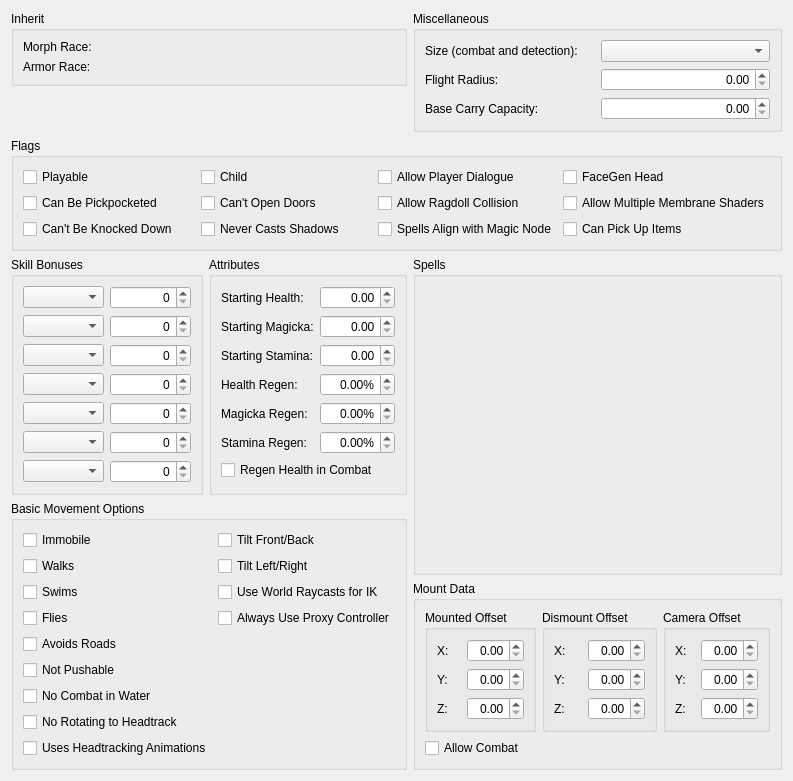
     <widget class="QWidget" name="tabGeneral">
      <attribute name="title">
       <string>General</string>
      </attribute>
      <layout class="QGridLayout" name="gridLayout_9">
       <item row="4" column="0" colspan="3">
        <widget class="QGroupBox" name="groupBox_7">
         <property name="title">
          <string>Flags</string>
         </property>
         <layout class="QGridLayout" name="gridLayout_10">
          <item row="2" column="0">
           <widget class="QCheckBox" name="flagAllowPickpocket">
            <property name="whatsThis">
             <string>If this is checked, then the player can pickpocket actors of this race.</string>
            </property>
            <property name="text">
             <string>Can Be Pickpocketed</string>
            </property>
           </widget>
          </item>
          <item row="1" column="1">
           <widget class="QCheckBox" name="flagChild">
            <property name="whatsThis">
             <string>Races that are flagged as &quot;Child&quot; races will have hardcoded behaviors suitable for child characters, such as limitations on what activators they can use (for the sake of age-appropriate animations) and an inability to die (for the sake of the developers' restraint in storytelling).</string>
            </property>
            <property name="text">
             <string>Child</string>
            </property>
           </widget>
          </item>
          <item row="1" column="2">
           <widget class="QCheckBox" name="flagAllowPlayerDialogue">
            <property name="whatsThis">
             <string>Control whether the player is allowed to talk to actors of this race.</string>
            </property>
            <property name="text">
             <string>Allow Player Dialogue</string>
            </property>
           </widget>
          </item>
          <item row="2" column="3">
           <widget class="QCheckBox" name="flagMultipleMembraneShaders">
            <property name="text">
             <string>Allow Multiple Membrane Shaders</string>
            </property>
           </widget>
          </item>
          <item row="1" column="0">
           <widget class="QCheckBox" name="flagPlayable">
            <property name="whatsThis">
             <string>Control whether the player is allowed to use this race in character creation.</string>
            </property>
            <property name="text">
             <string>Playable</string>
            </property>
           </widget>
          </item>
          <item row="2" column="1">
           <widget class="QCheckBox" name="flagCannotOpenDoors">
            <property name="whatsThis">
             <string>If this is checked, then actors of this race cannot open doors. This is generally appropriate for wildlife and monster races.</string>
            </property>
            <property name="text">
             <string>Can't Open Doors</string>
            </property>
           </widget>
          </item>
          <item row="2" column="2">
           <widget class="QCheckBox" name="flagAllowRagdollCollision">
            <property name="text">
             <string>Allow Ragdoll Collision</string>
            </property>
           </widget>
          </item>
          <item row="1" column="3">
           <widget class="QCheckBox" name="flagFaceGenHead">
            <property name="text">
             <string>FaceGen Head</string>
            </property>
           </widget>
          </item>
          <item row="3" column="0">
           <widget class="QCheckBox" name="flagNoKnockdowns">
            <property name="whatsThis">
             <string>If this is checked, then actors of this race cannot be knocked down and put into a ragdoll state.</string>
            </property>
            <property name="text">
             <string>Can't Be Knocked Down</string>
            </property>
           </widget>
          </item>
          <item row="3" column="1">
           <widget class="QCheckBox" name="flagNoShadow">
            <property name="whatsThis">
             <string>If this is checked, then actors of this race do not cast shadows.</string>
            </property>
            <property name="text">
             <string>Never Casts Shadows</string>
            </property>
           </widget>
          </item>
          <item row="3" column="2">
           <widget class="QCheckBox" name="flagSpellsAlignWithMagicNode">
            <property name="text">
             <string>Spells Align with Magic Node</string>
            </property>
           </widget>
          </item>
          <item row="3" column="3">
           <widget class="QCheckBox" name="flagCanPickUpItems">
            <property name="whatsThis">
             <string>Control whether actors of this race are able to pick up items. Actors may want to pick up items for a variety of reasons, including if they see a nearby weapon that may be useful when retaliating against a strong attacker.</string>
            </property>
            <property name="text">
             <string>Can Pick Up Items</string>
            </property>
           </widget>
          </item>
         </layout>
        </widget>
       </item>
       <item row="6" column="0" rowspan="2" colspan="2">
        <widget class="QGroupBox" name="groupBox_8">
         <property name="title">
          <string>Basic Movement Options</string>
         </property>
         <layout class="QGridLayout" name="gridLayout_11">
          <item row="1" column="0">
           <widget class="QCheckBox" name="flagWalks">
            <property name="whatsThis">
             <string>Indicates that actors of this race can walk, run, or sprint on the ground.</string>
            </property>
            <property name="text">
             <string>Walks</string>
            </property>
           </widget>
          </item>
          <item row="2" column="1">
           <widget class="QCheckBox" name="flagWorldRaycastsForIK">
            <property name="text">
             <string>Use World Raycasts for IK</string>
            </property>
           </widget>
          </item>
          <item row="3" column="1">
           <widget class="QCheckBox" name="flagAlwaysProxyController">
            <property name="text">
             <string>Always Use Proxy Controller</string>
            </property>
           </widget>
          </item>
          <item row="4" column="0">
           <widget class="QCheckBox" name="flagAvoidsRoads">
            <property name="text">
             <string>Avoids Roads</string>
            </property>
           </widget>
          </item>
          <item row="3" column="0">
           <widget class="QCheckBox" name="flagFlies">
            <property name="whatsThis">
             <string>Indicates that actors of this race can fly, animations permitting.</string>
            </property>
            <property name="text">
             <string>Flies</string>
            </property>
           </widget>
          </item>
          <item row="5" column="0">
           <widget class="QCheckBox" name="flagNotPushable">
            <property name="whatsThis">
             <string>If checked, objects and the player can't shove actors of this race.</string>
            </property>
            <property name="text">
             <string>Not Pushable</string>
            </property>
           </widget>
          </item>
          <item row="8" column="0">
           <widget class="QCheckBox" name="flagUsesHeadtrackAnims">
            <property name="text">
             <string>Uses Headtracking Animations</string>
            </property>
           </widget>
          </item>
          <item row="0" column="0">
           <widget class="QCheckBox" name="flagImmobile">
            <property name="text">
             <string>Immobile</string>
            </property>
           </widget>
          </item>
          <item row="6" column="0">
           <widget class="QCheckBox" name="flagNoWaterCombat">
            <property name="whatsThis">
             <string>Control whether actors of this race can attack or cast spells while swimming.</string>
            </property>
            <property name="text">
             <string>No Combat in Water</string>
            </property>
           </widget>
          </item>
          <item row="1" column="1">
           <widget class="QCheckBox" name="flagTiltRoll">
            <property name="whatsThis">
             <string>&lt;p&gt;This checkbox controls whether actors of this race are allowed to tilt sideways (i.e. whether they're allowed to rotate about their local Y-axis). If not, the game will ensure that their Y-axis rotation is always zero.&lt;/p&gt;
&lt;p&gt;This is generally left unchecked for bipeds and quadrupeds, to keep them upright, while being checked for insectoid races, like spiders and chauruses.&lt;/p&gt;</string>
            </property>
            <property name="text">
             <string>Tilt Left/Right</string>
            </property>
           </widget>
          </item>
          <item row="2" column="0">
           <widget class="QCheckBox" name="flagSwims">
            <property name="whatsThis">
             <string>Indicates whether actors of this race can swim. If a race &lt;em&gt;only&lt;/em&gt; has Swims checked, then actors of that race can't leave the water. If a race &lt;em&gt;doesn't&lt;/em&gt; have Swims checked, then actors of that race can't swim, but may be able to pass over areas of deep water without swimming (e.g. by using Waterwalking).</string>
            </property>
            <property name="text">
             <string>Swims</string>
            </property>
           </widget>
          </item>
          <item row="7" column="0">
           <widget class="QCheckBox" name="flagNoRotateToHeadtrack">
            <property name="text">
             <string>No Rotating to Headtrack</string>
            </property>
           </widget>
          </item>
          <item row="0" column="1">
           <widget class="QCheckBox" name="flagTiltPitch">
            <property name="whatsThis">
             <string>&lt;p&gt;This checkbox controls whether actors of this race are allowed to pitch forward and backward (i.e. whether they're allowed to rotate about their local X-axis). If not, the game will ensure that their X-axis rotation is always zero.&lt;/p&gt;
&lt;p&gt;This is generally left unchecked for bipeds, to keep them upright, while being checked for quadrupeds and insectoid races, like horses, spiders, and chauruses.&lt;/p&gt;</string>
            </property>
            <property name="text">
             <string>Tilt Front/Back</string>
            </property>
           </widget>
          </item>
         </layout>
        </widget>
       </item>
       <item row="7" column="2">
        <widget class="QGroupBox" name="groupBox_2">
         <property name="title">
          <string>Mount Data</string>
         </property>
         <layout class="QGridLayout" name="gridLayout_8">
          <item row="0" column="0">
           <widget class="QGroupBox" name="groupBox_3">
            <property name="whatsThis">
             <string>When an actor (the &quot;rider&quot;) attempts to climb onto and ride actors of this race (the &quot;mount&quot;), the rider will be snapped to this position relative to the mount, for their mounting animation. The coordinate system is the same as usual for actors: positive-X points to the right, positive-Y points forward, and positive-Z points up.</string>
            </property>
            <property name="title">
             <string>Mounted Offset</string>
            </property>
            <layout class="QGridLayout" name="gridLayout_5">
             <item row="0" column="0">
              <widget class="QLabel" name="label_8">
               <property name="text">
                <string>X:</string>
               </property>
               <property name="buddy">
                <cstring>mountOffsetX</cstring>
               </property>
              </widget>
             </item>
             <item row="0" column="1">
              <widget class="QDoubleSpinBox" name="mountOffsetX">
               <property name="alignment">
                <set>Qt::AlignRight|Qt::AlignTrailing|Qt::AlignVCenter</set>
               </property>
              </widget>
             </item>
             <item row="1" column="1">
              <widget class="QDoubleSpinBox" name="mountOffsetY">
               <property name="alignment">
                <set>Qt::AlignRight|Qt::AlignTrailing|Qt::AlignVCenter</set>
               </property>
              </widget>
             </item>
             <item row="2" column="1">
              <widget class="QDoubleSpinBox" name="mountOffsetZ">
               <property name="alignment">
                <set>Qt::AlignRight|Qt::AlignTrailing|Qt::AlignVCenter</set>
               </property>
              </widget>
             </item>
             <item row="1" column="0">
              <widget class="QLabel" name="label_9">
               <property name="text">
                <string>Y:</string>
               </property>
               <property name="buddy">
                <cstring>mountOffsetY</cstring>
               </property>
              </widget>
             </item>
             <item row="2" column="0">
              <widget class="QLabel" name="label_10">
               <property name="text">
                <string>Z:</string>
               </property>
               <property name="buddy">
                <cstring>mountOffsetZ</cstring>
               </property>
              </widget>
             </item>
            </layout>
           </widget>
          </item>
          <item row="0" column="2">
           <widget class="QGroupBox" name="groupBox_5">
            <property name="whatsThis">
             <string>An offset applied to the camera position, when the player is riding actors of this race. The offset is camera-relative.</string>
            </property>
            <property name="title">
             <string>Camera Offset</string>
            </property>
            <layout class="QGridLayout" name="gridLayout_7">
             <item row="0" column="0">
              <widget class="QLabel" name="label_14">
               <property name="text">
                <string>X:</string>
               </property>
               <property name="buddy">
                <cstring>mountCamOffsetX</cstring>
               </property>
              </widget>
             </item>
             <item row="0" column="1">
              <widget class="QDoubleSpinBox" name="mountCamOffsetX">
               <property name="alignment">
                <set>Qt::AlignRight|Qt::AlignTrailing|Qt::AlignVCenter</set>
               </property>
              </widget>
             </item>
             <item row="1" column="1">
              <widget class="QDoubleSpinBox" name="mountCamOffsetY">
               <property name="alignment">
                <set>Qt::AlignRight|Qt::AlignTrailing|Qt::AlignVCenter</set>
               </property>
              </widget>
             </item>
             <item row="2" column="1">
              <widget class="QDoubleSpinBox" name="mountCamOffsetZ">
               <property name="alignment">
                <set>Qt::AlignRight|Qt::AlignTrailing|Qt::AlignVCenter</set>
               </property>
              </widget>
             </item>
             <item row="1" column="0">
              <widget class="QLabel" name="label_15">
               <property name="text">
                <string>Y:</string>
               </property>
               <property name="buddy">
                <cstring>mountCamOffsetY</cstring>
               </property>
              </widget>
             </item>
             <item row="2" column="0">
              <widget class="QLabel" name="label_16">
               <property name="text">
                <string>Z:</string>
               </property>
               <property name="buddy">
                <cstring>mountCamOffsetZ</cstring>
               </property>
              </widget>
             </item>
            </layout>
           </widget>
          </item>
          <item row="0" column="1">
           <widget class="QGroupBox" name="groupBox_4">
            <property name="title">
             <string>Dismount Offset</string>
            </property>
            <layout class="QGridLayout" name="gridLayout_6">
             <item row="0" column="0">
              <widget class="QLabel" name="label_11">
               <property name="text">
                <string>X:</string>
               </property>
               <property name="buddy">
                <cstring>dismountOffsetX</cstring>
               </property>
              </widget>
             </item>
             <item row="0" column="1">
              <widget class="QDoubleSpinBox" name="dismountOffsetX">
               <property name="alignment">
                <set>Qt::AlignRight|Qt::AlignTrailing|Qt::AlignVCenter</set>
               </property>
              </widget>
             </item>
             <item row="1" column="1">
              <widget class="QDoubleSpinBox" name="dismountOffsetY">
               <property name="alignment">
                <set>Qt::AlignRight|Qt::AlignTrailing|Qt::AlignVCenter</set>
               </property>
              </widget>
             </item>
             <item row="2" column="1">
              <widget class="QDoubleSpinBox" name="dismountOffsetZ">
               <property name="alignment">
                <set>Qt::AlignRight|Qt::AlignTrailing|Qt::AlignVCenter</set>
               </property>
              </widget>
             </item>
             <item row="1" column="0">
              <widget class="QLabel" name="label_12">
               <property name="text">
                <string>Y:</string>
               </property>
               <property name="buddy">
                <cstring>dismountOffsetY</cstring>
               </property>
              </widget>
             </item>
             <item row="2" column="0">
              <widget class="QLabel" name="label_13">
               <property name="text">
                <string>Z:</string>
               </property>
               <property name="buddy">
                <cstring>dismountOffsetZ</cstring>
               </property>
              </widget>
             </item>
            </layout>
           </widget>
          </item>
          <item row="1" column="0" colspan="3">
           <widget class="QCheckBox" name="flagAllowMountedCombat">
            <property name="text">
             <string>Allow Combat</string>
            </property>
           </widget>
          </item>
         </layout>
        </widget>
       </item>
       <item row="5" column="0">
        <widget class="QGroupBox" name="skillBonusGroupbox">
         <property name="whatsThis">
          <string>Each race can have a starting bonus in up to seven skills, applied to all actors of that race. Bonuses are a flat increase in each respective stat.</string>
         </property>
         <property name="title">
          <string>Skill Bonuses</string>
         </property>
         <layout class="QGridLayout" name="gridLayout_3">
          <item row="0" column="0">
           <widget class="QComboBox" name="skillBonus01Skill"/>
          </item>
          <item row="0" column="1">
           <widget class="QSpinBox" name="skillBonus01Value">
            <property name="alignment">
             <set>Qt::AlignRight|Qt::AlignTrailing|Qt::AlignVCenter</set>
            </property>
            <property name="maximum">
             <number>255</number>
            </property>
           </widget>
          </item>
          <item row="1" column="0">
           <widget class="QComboBox" name="skillBonus02Skill"/>
          </item>
          <item row="1" column="1">
           <widget class="QSpinBox" name="skillBonus02Value">
            <property name="alignment">
             <set>Qt::AlignRight|Qt::AlignTrailing|Qt::AlignVCenter</set>
            </property>
            <property name="maximum">
             <number>255</number>
            </property>
           </widget>
          </item>
          <item row="2" column="0">
           <widget class="QComboBox" name="skillBonus03Skill"/>
          </item>
          <item row="2" column="1">
           <widget class="QSpinBox" name="skillBonus03Value">
            <property name="alignment">
             <set>Qt::AlignRight|Qt::AlignTrailing|Qt::AlignVCenter</set>
            </property>
            <property name="maximum">
             <number>255</number>
            </property>
           </widget>
          </item>
          <item row="3" column="0">
           <widget class="QComboBox" name="skillBonus04Skill"/>
          </item>
          <item row="3" column="1">
           <widget class="QSpinBox" name="skillBonus04Value">
            <property name="alignment">
             <set>Qt::AlignRight|Qt::AlignTrailing|Qt::AlignVCenter</set>
            </property>
            <property name="maximum">
             <number>255</number>
            </property>
           </widget>
          </item>
          <item row="4" column="0">
           <widget class="QComboBox" name="skillBonus05Skill"/>
          </item>
          <item row="4" column="1">
           <widget class="QSpinBox" name="skillBonus05Value">
            <property name="alignment">
             <set>Qt::AlignRight|Qt::AlignTrailing|Qt::AlignVCenter</set>
            </property>
            <property name="maximum">
             <number>255</number>
            </property>
           </widget>
          </item>
          <item row="5" column="0">
           <widget class="QComboBox" name="skillBonus06Skill"/>
          </item>
          <item row="5" column="1">
           <widget class="QSpinBox" name="skillBonus06Value">
            <property name="alignment">
             <set>Qt::AlignRight|Qt::AlignTrailing|Qt::AlignVCenter</set>
            </property>
            <property name="maximum">
             <number>255</number>
            </property>
           </widget>
          </item>
          <item row="6" column="0">
           <widget class="QComboBox" name="skillBonus07Skill"/>
          </item>
          <item row="6" column="1">
           <widget class="QSpinBox" name="skillBonus07Value">
            <property name="alignment">
             <set>Qt::AlignRight|Qt::AlignTrailing|Qt::AlignVCenter</set>
            </property>
            <property name="maximum">
             <number>255</number>
            </property>
           </widget>
          </item>
         </layout>
        </widget>
       </item>
       <item row="2" column="0" colspan="2">
        <widget class="QGroupBox" name="groupBox_9">
         <property name="title">
          <string>Inherit</string>
         </property>
         <layout class="QGridLayout" name="gridLayout_12">
          <item row="0" column="0">
           <widget class="QLabel" name="label_17">
            <property name="text">
             <string>Morph Race:</string>
            </property>
            <property name="buddy">
             <cstring>morphRace</cstring>
            </property>
           </widget>
          </item>
          <item row="0" column="1">
           <widget class="DKFormPicker" name="morphRace">
            <property name="whatsThis">
             <string>If you select a Morph Race, then this race will inherit HeadParts and face morph data from that race.</string>
            </property>
           </widget>
          </item>
          <item row="1" column="0">
           <widget class="QLabel" name="label_18">
            <property name="text">
             <string>Armor Race:</string>
            </property>
            <property name="buddy">
             <cstring>armorRace</cstring>
            </property>
           </widget>
          </item>
          <item row="1" column="1">
           <widget class="DKFormPicker" name="armorRace">
            <property name="whatsThis">
             <string>If you select an Armor Race, then this race will be able to wear all of the armor that that race can wear.</string>
            </property>
           </widget>
          </item>
         </layout>
        </widget>
       </item>
       <item row="5" column="1">
        <widget class="QGroupBox" name="groupBox">
         <property name="title">
          <string>Attributes</string>
         </property>
         <layout class="QGridLayout" name="gridLayout_4">
          <item row="0" column="0">
           <widget class="QLabel" name="label_2">
            <property name="text">
             <string>Starting Health:</string>
            </property>
            <property name="buddy">
             <cstring>attrBaseH</cstring>
            </property>
           </widget>
          </item>
          <item row="0" column="1">
           <widget class="QDoubleSpinBox" name="attrBaseH">
            <property name="whatsThis">
             <string>The amount of health that Level 1 actors of this race will have.</string>
            </property>
            <property name="alignment">
             <set>Qt::AlignRight|Qt::AlignTrailing|Qt::AlignVCenter</set>
            </property>
           </widget>
          </item>
          <item row="3" column="0">
           <widget class="QLabel" name="label_5">
            <property name="text">
             <string>Health Regen:</string>
            </property>
            <property name="buddy">
             <cstring>attrRegenH</cstring>
            </property>
           </widget>
          </item>
          <item row="4" column="0">
           <widget class="QLabel" name="label_6">
            <property name="text">
             <string>Magicka Regen:</string>
            </property>
            <property name="buddy">
             <cstring>attrRegenM</cstring>
            </property>
           </widget>
          </item>
          <item row="1" column="0">
           <widget class="QLabel" name="label_3">
            <property name="text">
             <string>Starting Magicka:</string>
            </property>
            <property name="buddy">
             <cstring>attrBaseM</cstring>
            </property>
           </widget>
          </item>
          <item row="2" column="1">
           <widget class="QDoubleSpinBox" name="attrBaseS">
            <property name="whatsThis">
             <string>The amount of stamina that Level 1 actors of this race will have.</string>
            </property>
            <property name="alignment">
             <set>Qt::AlignRight|Qt::AlignTrailing|Qt::AlignVCenter</set>
            </property>
           </widget>
          </item>
          <item row="4" column="1">
           <widget class="QDoubleSpinBox" name="attrRegenM">
            <property name="whatsThis">
             <string>The percentage of their max magicka that actors of this race regenerate every second.</string>
            </property>
            <property name="alignment">
             <set>Qt::AlignRight|Qt::AlignTrailing|Qt::AlignVCenter</set>
            </property>
            <property name="suffix">
             <string>%</string>
            </property>
            <property name="maximum">
             <double>100.000000000000000</double>
            </property>
           </widget>
          </item>
          <item row="5" column="1">
           <widget class="QDoubleSpinBox" name="attrRegenS">
            <property name="whatsThis">
             <string>The percentage of their max stamina that actors of this race regenerate every second.</string>
            </property>
            <property name="alignment">
             <set>Qt::AlignRight|Qt::AlignTrailing|Qt::AlignVCenter</set>
            </property>
            <property name="suffix">
             <string>%</string>
            </property>
            <property name="maximum">
             <double>100.000000000000000</double>
            </property>
           </widget>
          </item>
          <item row="2" column="0">
           <widget class="QLabel" name="label_4">
            <property name="text">
             <string>Starting Stamina:</string>
            </property>
            <property name="buddy">
             <cstring>attrBaseS</cstring>
            </property>
           </widget>
          </item>
          <item row="5" column="0">
           <widget class="QLabel" name="label_7">
            <property name="text">
             <string>Stamina Regen:</string>
            </property>
            <property name="buddy">
             <cstring>attrRegenS</cstring>
            </property>
           </widget>
          </item>
          <item row="1" column="1">
           <widget class="QDoubleSpinBox" name="attrBaseM">
            <property name="whatsThis">
             <string>The amount of magicka that Level 1 actors of this race will have.</string>
            </property>
            <property name="alignment">
             <set>Qt::AlignRight|Qt::AlignTrailing|Qt::AlignVCenter</set>
            </property>
           </widget>
          </item>
          <item row="3" column="1">
           <widget class="QDoubleSpinBox" name="attrRegenH">
            <property name="whatsThis">
             <string>The percentage of their max health that actors of this race regenerate every second.</string>
            </property>
            <property name="alignment">
             <set>Qt::AlignRight|Qt::AlignTrailing|Qt::AlignVCenter</set>
            </property>
            <property name="suffix">
             <string>%</string>
            </property>
            <property name="maximum">
             <double>100.000000000000000</double>
            </property>
           </widget>
          </item>
          <item row="6" column="0" colspan="2">
           <widget class="QCheckBox" name="flagRegenInCombat">
            <property name="whatsThis">
             <string>Control whether actors of this race can regen health during combat. This is generally enabled for playable races.</string>
            </property>
            <property name="text">
             <string>Regen Health in Combat</string>
            </property>
           </widget>
          </item>
         </layout>
        </widget>
       </item>
       <item row="5" column="2" rowspan="2">
        <widget class="QGroupBox" name="groupBox_6">
         <property name="title">
          <string>Spells</string>
         </property>
         <layout class="QVBoxLayout" name="verticalLayout">
          <item>
           <widget class="DKFormListPane" name="abilities">
            <property name="whatsThis">
             <string>Spells that all actors of this race have.</string>
            </property>
            <property name="showFormTypes">
             <bool>false</bool>
            </property>
            <property name="showMoveButtons">
             <bool>false</bool>
            </property>
           </widget>
          </item>
         </layout>
        </widget>
       </item>
       <item row="2" column="2" rowspan="2">
        <widget class="QGroupBox" name="groupBox_10">
         <property name="title">
          <string>Miscellaneous</string>
         </property>
         <layout class="QGridLayout" name="gridLayout_13">
          <item row="1" column="0">
           <widget class="QLabel" name="label_20">
            <property name="text">
             <string>Flight Radius:</string>
            </property>
            <property name="buddy">
             <cstring>flightRadius</cstring>
            </property>
           </widget>
          </item>
          <item row="1" column="1">
           <widget class="QDoubleSpinBox" name="flightRadius">
            <property name="alignment">
             <set>Qt::AlignRight|Qt::AlignTrailing|Qt::AlignVCenter</set>
            </property>
           </widget>
          </item>
          <item row="0" column="1">
           <widget class="QComboBox" name="creatureSize">
            <property name="whatsThis">
             <string>Set this race's approximate size. This influences detection, knockback, and similar calculations.</string>
            </property>
           </widget>
          </item>
          <item row="0" column="0">
           <widget class="QLabel" name="label_19">
            <property name="text">
             <string>Size (combat and detection):</string>
            </property>
            <property name="buddy">
             <cstring>creatureSize</cstring>
            </property>
           </widget>
          </item>
          <item row="2" column="0">
           <widget class="QLabel" name="label_50">
            <property name="text">
             <string>Base Carry Capacity:</string>
            </property>
           </widget>
          </item>
          <item row="2" column="1">
           <widget class="QDoubleSpinBox" name="baseCarryCapacity">
            <property name="whatsThis">
             <string>The carry capacity that Level 1 actors of this race will have.</string>
            </property>
            <property name="alignment">
             <set>Qt::AlignRight|Qt::AlignTrailing|Qt::AlignVCenter</set>
            </property>
           </widget>
          </item>
         </layout>
        </widget>
       </item>
       <item row="3" column="0" colspan="2">
        <spacer name="verticalSpacer_14">
         <property name="orientation">
          <enum>Qt::Vertical</enum>
         </property>
         <property name="sizeType">
          <enum>QSizePolicy::Expanding</enum>
         </property>
         <property name="sizeHint" stdset="0">
          <size>
           <width>8</width>
           <height>8</height>
          </size>
         </property>
        </spacer>
       </item>
      </layout>
     </widget>
